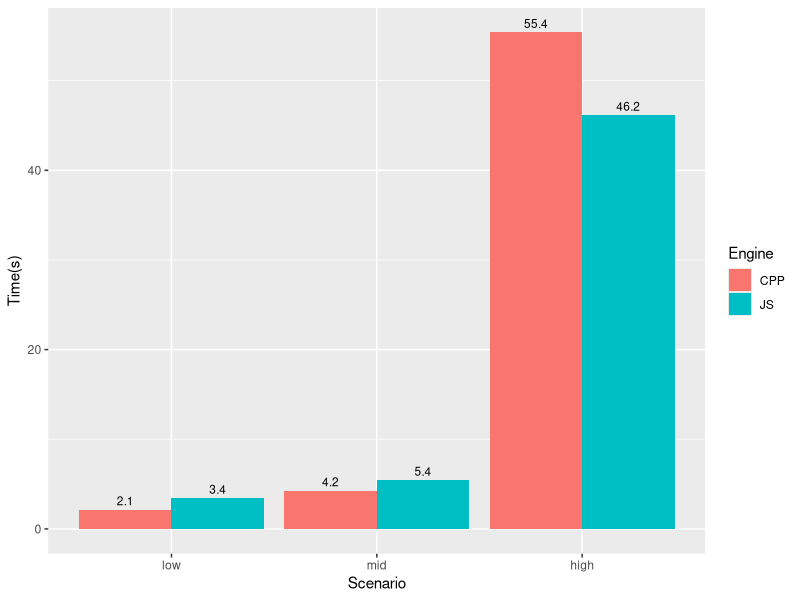
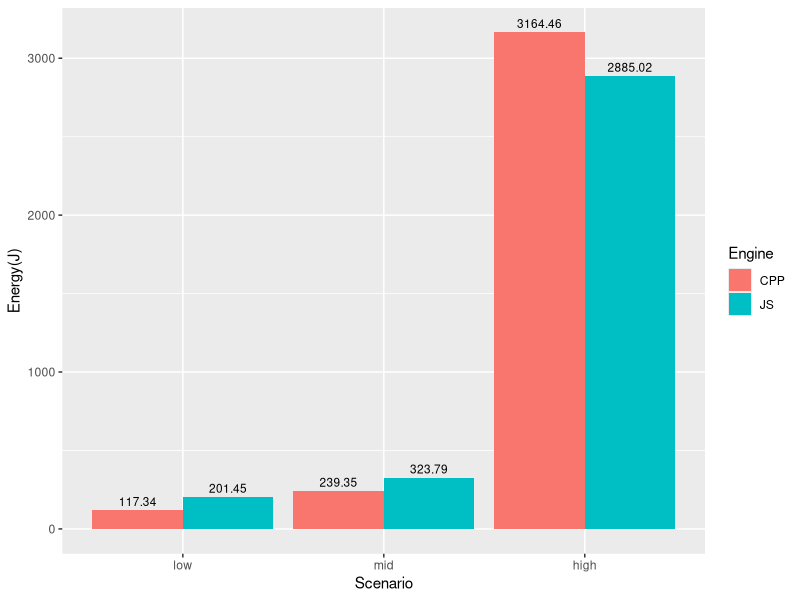

These charts were generated, in order, by the following R code:
#load csv data
data <- read.csv("parsed_data.csv")
grouped_by_ES_list <- split(data, list(data$Engine, data$Scenario))

desired_order <-c("low", "mid", "high")
data$Scenario <- factor( as.character(data$Scenario), levels=desired_order )
data <- data[order(data$Scenario),]


#Test normality with Kolmogorov-Smirnov test
ks_energy_results <- lapply(grouped_by_ES_list, function(x){ ks.test(x$Energy, 'pnorm')})
ks_time_results <- lapply(grouped_by_ES_list, function(x){ ks.test(x$Time, 'pnorm')})

all_tests_successful <- all(sapply(append(ks_energy_results, ks_time_results), function(x) x$p.value > 0.05))

if (all_tests_successful) {
  cat("The data is normally distributed.")
} else {
  cat("The data is not normally distributed.")
}



#Test significance with a two-tailed t test
scenarios <- unique(data[,'Scenario'])

t_test_results <- list()
for (level in scenarios) {
  cpp_col <- paste0("CPP.", level)
  js_col <- paste0("JS.", level)
  
  cpp_energy <- unlist(grouped_by_ES_list[[cpp_col]]$Energy)
  js_energy <- unlist(grouped_by_ES_list[[js_col]]$Energy)
  
  cpp_time <- unlist(grouped_by_ES_list[[cpp_col]]$Time)
  js_time <- unlist(grouped_by_ES_list[[js_col]]$Time)
  
  t_test_results <- append(t_test_results, list(t.test(cpp_energy, js_energy)))
  t_test_results <- append(t_test_results, list(t.test(cpp_time, js_time)))
}

all_tests_successful <- all(sapply(t_test_results, function(x) x$p.value > 0.05))

if (all_tests_successful) {
  cat("The difference in data is significant.")
} else {
  cat("The difference in data is insignificant.")
}



#plot data
library(ggplot2)
library(dplyr)

data_sum <- data %>% group_by(Engine, Scenario) %>% 
  summarise(Energy=mean(Energy), Time=mean(Time),.groups = 'drop') %>%
  as.data.frame()

ggplot(data_sum, aes(fill=Engine, y=Time, x=Scenario)) + 
  geom_bar(position="dodge", stat="identity") +
  geom_text(aes(label = round(Time, 1)), 
            position = position_dodge(width = 0.9),
            vjust = -0.5, 
            size = 3) +
  labs(x = "Scenario", y = "Time(s)")

ggplot(data_sum, aes(fill=Engine, y=Energy, x=Scenario)) + 
  geom_bar(position="dodge", stat="identity") + 
  geom_text(aes(label = round(Energy, 2)), 
            position = position_dodge(width = 0.9),
            vjust = -0.5, 
            size = 3)+
  labs(x = "Scenario", y = "Energy(J)")